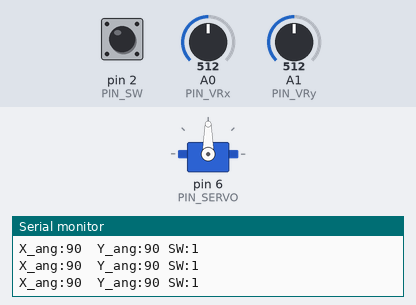
A sketch run on a simulated Arduino Uno, built with avr-gcc and run on an emulated ATmega328P. Shown: servo, the last lines printed to the serial monitor. The inputs (shaded band) are chosen by the test bench; at power-on: A0 (PIN_VRx) = 512, pin 2 (PIN_SW) HIGH, A1 (PIN_VRy) = 512.

Above: at 1.2 s.
1.3 s: A0 (PIN_VRx) set to 716
At 2.0 s:
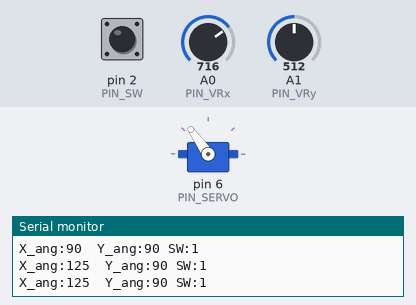
3.0 s: A0 (PIN_VRx) set to 900
At 3.3 s:
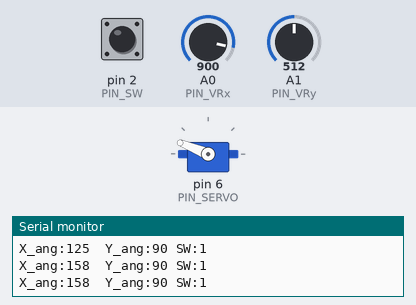
4.5 s: A0 (PIN_VRx) set to 1023
At 5.7 s:
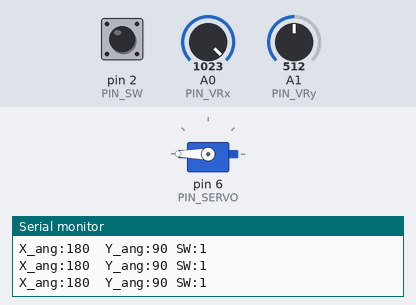
6.0 s: A0 (PIN_VRx) set to 306
At 7.2 s:
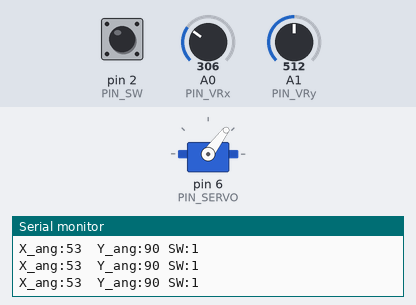
7.5 s: A0 (PIN_VRx) set to 122
At 8.5 s:
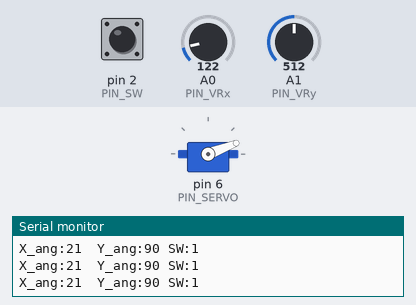
9.0 s: A0 (PIN_VRx) set to 0
At 9.8 s:
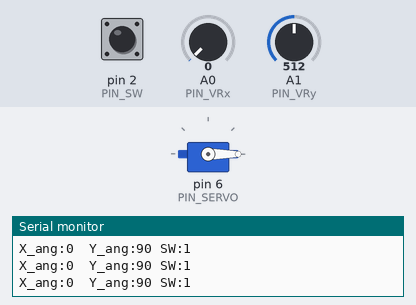
Timing chart, 0 to 11.5 s (numbered marks = the images above; inputs shaded):
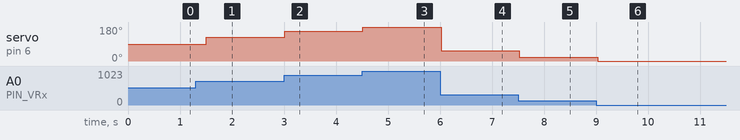

The sketch:

prueba-joystick-servo.ino
```cpp
// Como ejercicio puedes probar a conectar otro servo y controlarlo con el ángulo del eje y del joystick con Arduino
// Prueba Joystick con Arduino

// Incluyo Libreria Servo.h
#include <Servo.h>

// Después se declaran las constantes necesarias.
//En este caso se emplean 4 constantes para definir los pines de las tres señales del joystick y el pin del servo.

#define PIN_VRx A0
#define PIN_VRy A1
#define PIN_SW 2
#define PIN_SERVO 6

// Se declara una variable tipo Servo para controlar el motor.
// También se declaran variables para almacenar las lecturas analógicas del joystick y los ángulos correspondientes.

Servo motor;
int x, y;
int x_ang, y_ang;


// En la función setup() en primer lugar  se inicializa el puerto Serial a 9600 baudios para enviar información al monitor serie.
// Luego se configura el pin del pulsador como entrada con resistencia de pullup.
// Por último, se especifica el pin al que se ha conectado el servomotor y se pone en la posición de 0 grados.
// Es importante configurar el pin del pulsador como entrada con pullup porque el módulo no tiene resistencia de pullup.

void setup() {
  // inicializar monitor serie a 9600 baudios
  Serial.begin(9600);

  // configurar el pin del pulsador como entrada con pullup
  pinMode( PIN_SW, INPUT_PULLUP );

  // inicializar el servo para trabajar con el pin 6
  motor.attach(PIN_SERVO);

  // colocar el servo en la posición de 0 grados
  motor.write(0);

}

// En la función loop() inicialmente se obtiene los valores analógicos del joystick.

void loop() {
  // leer posición del joystick con Arduino
  x = analogRead(PIN_VRx);
  y = analogRead(PIN_VRy);

  // sirve para mapear los valores a grados
  x_ang = map( x, 0, 1023, 0, 180 );
  y_ang = map( y, 0, 1023, 0, 180 );

// Los valores de ángulos obtenidos y el estado del pulsador son enviados al monitor serie para verificar que todo esté funcionando correctamente.

  // Imprimir datos al monitor serie
  Serial.print( "X_ang:" );
  Serial.print(x_ang);
  Serial.print("  ");

  Serial.print( "Y_ang:" );
  Serial.print(y_ang);
  Serial.print( " SW:");
  Serial.print( digitalRead(PIN_SW) );
  Serial.println();

  // actualizar ángulo del motor
  motor.write( x_ang );

  // esperar 250 ms
  delay(250);
}
```

Measured:
- after the input at 1.3 s, servo on pin 6 (PIN_SERVO): 90° → 125° after 0.21 s
- after the input at 3.0 s, servo on pin 6 (PIN_SERVO): 125° → 158° at once
- after the input at 4.5 s, servo on pin 6 (PIN_SERVO): 158° → 180° at once
- after the input at 6.0 s, servo on pin 6 (PIN_SERVO): 180° → 53° at once
- after the input at 7.5 s, servo on pin 6 (PIN_SERVO): 53° → 21° at once
- after the input at 9.0 s, servo on pin 6 (PIN_SERVO): 21° → 0° at once
